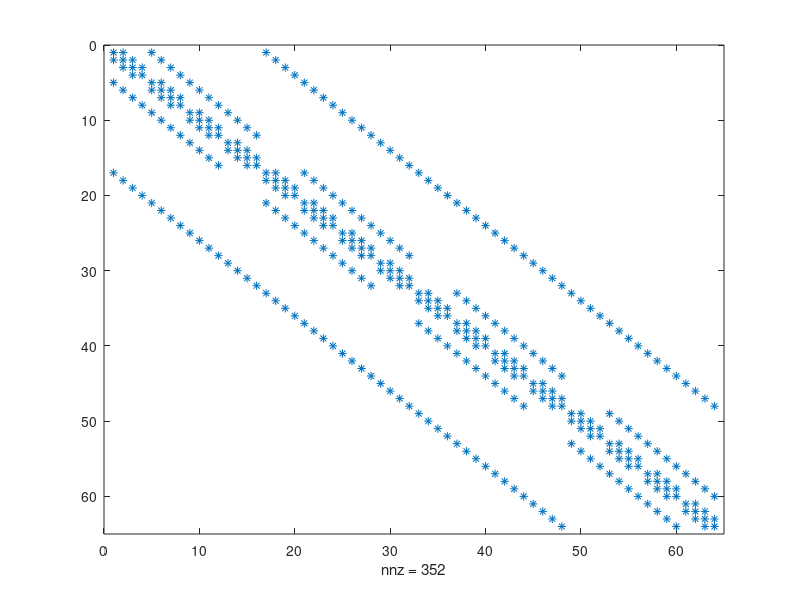

Source code (MATLAB):
%% Scientific Computing Assignment 1
% Name: Aili Shao    
%% Q1 Compute A^2, A^(-1), det(A) and eigenvalues of A
A=[1 2 3 4; 1 3 2 4; 1 4 2 3; 4 1 2 3]
% Square of matrix A is
square_A=A^2
% Inverse of matix A is
inverse_A=inv(A)
% Determinant of matrix A is
d=det(A)
% Eigenvalues of matrix A
evs=eigs(A)
% Product of the eigenvalues of matrix A
product=prod(evs)
% Compare the product of eigenvalues of A and the determinant of A
err=product-det(A)

%% Q2 Compute exp(A) using expm and Taylor series

% (a) Use Matlab's expm command
exp1=expm(A)

% (b) Use taylor series to compute exp(A)
N=100; % Number of terms for the Taylor polynomial
exp2=zeros(4,4);
for i=1:N;
    exp2=exp2+A^(i-1)/factorial(i-1);
end
exp2

% Compare the two results
exp_err=norm(exp1-exp2)

%% Q3 Sparse matrices and pcg code to solve Ax=b
D=@(N)sparse(toeplitz([2 -1 zeros(1,N-2)]));
I=@(N)speye(N);
A=@(N)kron(I(N),kron(I(N),D(N)))+kron(I(N),kron(D(N),I(N)))...
    +kron(D(N),kron(I(N),I(N)));

% The dimension of A(N) is N^3 * N^3.
full(A(2))
spy(A(4)) % spy plot of A
b=@(N)ones(length(A(N)),1); % create a column vector with all entries equal to 1
x=@(N)pcg(A(N),b(N),1e-12,200);
tic;
sol40=x(40);
pcgtime=toc
sol40(1:5)





